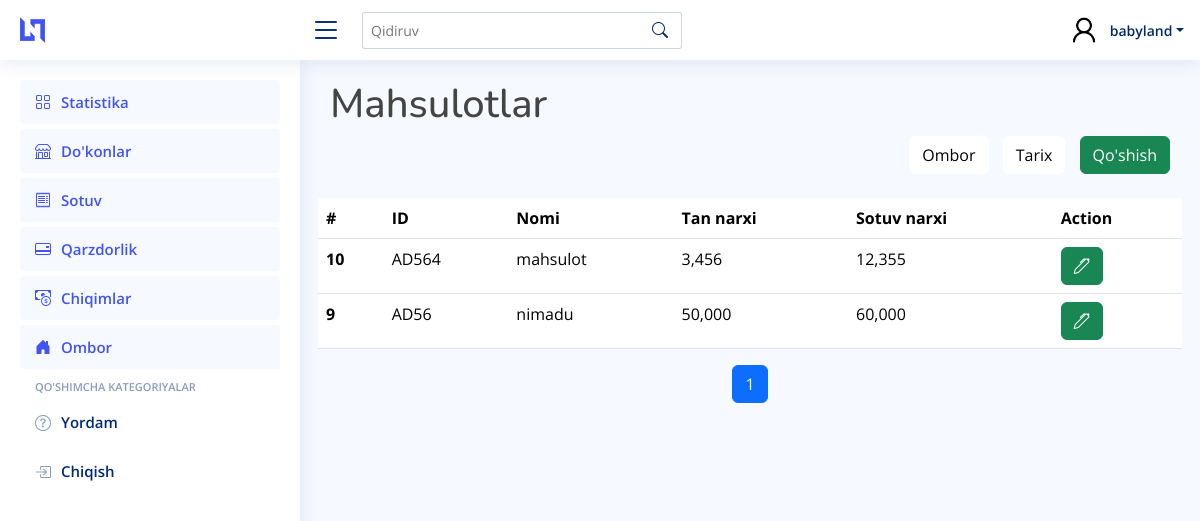
The app's page /storage/products/ (signed in) with its own data.
### main_app/models.py (models this page shows, shortened)
class Product(models.Model):
    name = models.CharField(max_length=250)
    base_price = models.PositiveIntegerField(default=0)
    sale_price = models.PositiveIntegerField(default=0)
    amount = models.PositiveIntegerField(default=0)
    qr_code_id = models.CharField(max_length=250)

### main_app/views.py (the view, shortened to what this page needs)
# urls.py: path("storage/products/", ProductsView.as_view(), name="products"),
@method_decorator(login_required, name='dispatch')
class ProductsView(ListView):
    template_name = "storage/products.html"
    model = Product
    context_object_name = 'products'
    paginate_by = 10
    def get_context_data(self, **kwargs):
        context = super().get_context_data(**kwargs)
        products = Product.objects.all().order_by("-id")
        paginator_products = Paginator(products, self.paginate_by)
        page_number_products = self.request.GET.get('page_products')
        page_obj_products = paginator_products.get_page(page_number_products)
        context["page_obj_products"] = page_obj_products
        return context

### templates/storage/products.html (shortened to what this page needs)
{% extends 'wrapper.html' %}
{% load humanize %}
{% block content %}
<h1>Mahsulotlar</h1>
  <div class="d-flex justify-content-end align-items-center">
    <div>
      <form method="POST">
        <a type="button" class="btn product_a" href="{% url 'main_app:storage' %}">Ombor</a>
        <a type="button" class="btn product_a" href="{% url 'main_app:storage_history' %}">Tarix</a>
        <button type="button" class="btn btn-success" data-bs-toggle="modal" data-bs-target="#exampleModal">Qo'shish</button>
      </form>
    </div>
  </div>
    <div class="row mt-4" style="overflow-x: auto;">
      {% if page_obj_products %}
            <table class="table" >
              <thead>
                <tr>
                  <th scope="col">#</th>
                  <th scope="col">ID</th>
                  <th scope="col">Nomi</th>
                  <th scope="col">Tan narxi</th>
                  <th scope="col">Sotuv narxi</th>
                  <th scope="col">Action</th>
                </tr>
              </thead>
              <tbody>
                {% for i in page_obj_products %}
                <tr>
                  <th scope="row">{{ i.id }}</th>
                  <td>{{ i.qr_code_id }}</td>
                  <td>{{ i.name }}</td>
                  <td>{{ i.base_price|intcomma }}</td>
                  <td>{{ i.sale_price|intcomma }}</td>
                  <td>
                    <div>
                      <form method="POST" class="d-flex justify-content-start align-items-center gap-3">
                        <button type="button" class="btn btn-success edit-btn" data-id="{{ i.id }}" data-bs-toggle="modal"  data-bs-target="#editProduct"> <i class="bi bi-pen"></i></button>
                      </form>
                    </div>
                  </td>
                </tr>
                {% endfor %}
              </tbody>
            </table>
            {% else %}
              <div style="color: gray;font-size:20px;text-align:center">
                Ma'lumot mavjud emas!!!
              </div>
            {% endif %}
            <nav aria-label="Page navigation">
              <ul class="pagination justify-content-center">
                {% for num in page_obj_products.paginator.page_range %}
                  {% if page_obj_products.number == num %}
                    <li class="page-item active"><a class="page-link" href="?page_products={{ num }}">{{ num }}</a></li>
                  {% else %}
                    <li class="page-item"><a class="page-link" href="?page_products={{ num }}">{{ num }}</a></li>
                  {% endif %}
                {% endfor %}
              </ul>
            </nav>
    </div>
{% endblock content %}

### templates/wrapper.html (shortened to what this page needs)
<!DOCTYPE html>
{% load static %}
<html lang="en">
<head>
  <link href="{% static "assets/vendor/bootstrap/css/bootstrap.min.css" %}" rel="stylesheet">
  <link href="{% static 'assets/vendor/bootstrap-icons/bootstrap-icons.css' %}" rel="stylesheet">
  <link href="{% static 'assets/vendor/boxicons/css/boxicons.min.css' %}" rel="stylesheet">
  <link href="{% static 'assets/vendor/quill/quill.snow.css' %}" rel="stylesheet">
  <link href="{% static 'assets/vendor/quill/quill.bubble.css' %}" rel="stylesheet">
  <link href="{% static 'assets/vendor/remixicon/remixicon.css' %}" rel="stylesheet">
  <link href="{% static 'assets/vendor/simple-datatables/style.css' %}" rel="stylesheet">
  <link href="{% static 'assets/css/style.css' %}" rel="stylesheet">
</head>
<body>
  <header id="header" class="header fixed-top d-flex align-items-center">
    <div class="d-flex align-items-center justify-content-between">
      <a href="{% url 'main_app:main' %}" class="logo d-flex align-items-center">
        <img class="d-none d-lg-block" src="{% static 'assets/img/logo.png' %}" alt="">
      </a>
      <i class="bi bi-list toggle-sidebar-btn"></i>
    </div>
    <div class="search-bar">
      <form class="search-form d-flex align-items-center" method="POST">
        <input type="text" name="query" placeholder="Qidiruv" title="Enter search keyword">
        <button type="submit" title="Search" name="search"><i class="bi bi-search"></i></button>
      </form>
    </div>
    <nav class="header-nav ms-auto">
      <ul class="d-flex align-items-center">
        <li class="nav-item dropdown pe-3">
          <a class="nav-link nav-profile d-flex align-items-center pe-0" href="#" data-bs-toggle="dropdown">
            <img src="{% static 'assets/img/Sample_User_Icon (1).png' %}" alt="Profile" class="rounded-circle">
            <span class="d-none d-md-block dropdown-toggle ps-2">{{ request.user.username }}</span>
          </a>
        </li>
      </ul>
    </nav>
  </header>
  <aside id="sidebar" class="sidebar">
    <ul class="sidebar-nav" id="sidebar-nav">
      <li class="nav-item">
        <a class="nav-link " href="{% url 'main_app:main'%}">
          <i class="bi bi-grid"></i>
          <span>Statistika</span>
        </a>
      </li>
      <li class="nav-item">
        <a class="nav-link " href="{% url 'main_app:provinces'%}">
          <i class="bi bi-shop"></i>
          <span>Do'konlar</span>
        </a>
      </li>
      <li class="nav-item">
        <a class="nav-link " href="{% url 'main_app:sale'%}">
          <i class="bi bi-receipt"></i>
          <span>Sotuv</span>
        </a>
      </li>
      <li class="nav-item">
        <a class="nav-link " href="{% url 'main_app:debt'%}">
          <i class="bi bi-credit-card-2-back"></i>
          <span>Qarzdorlik</span>
        </a>
      </li>
      <li class="nav-item">
        <a class="nav-link " href="{% url 'expance_app:expance'%}">
          <i class="bi bi-cash-coin"></i>
          <span>Chiqimlar</span>
        </a>
      </li>
      <li class="nav-item">
        <a class="nav-link " href="{% url 'main_app:storage'%}">
          <i class="bi bi-house-door-fill"></i>
          <span>Ombor</span>
        </a>
      </li>
      <li class="nav-heading">Qo'shimcha Kategoriyalar</li>
      <li class="nav-item">
        <a class="nav-link collapsed"  href="http://t.me/Saidjalol10">
          <i class="bi bi-question-circle"></i>
          <span>Yordam</span>
        </a>
      </li>
      <ul class="nav">
        <li class="nav-item">
          <a id="logout-link" class="nav-link collapsed" href="#">
            <i class="bi bi-box-arrow-in-right"></i>
            <span>Chiqish</span>
          </a>
        </li>
      </ul>
    </ul>
  </aside>
  <main id="main" class="main">
        {% block content %} {% endblock content %}
  </main>
</body>
</html>

### staticfiles/assets/css/style.css (style rules this page uses)
:root { scroll-behavior: smooth; }
body { font-family: "Open Sans", sans-serif; background: #f6f9ff; color: #444444; }
a { color: #4154f1; text-decoration: none; }
h1, h2, h3, h4, h5, h6 { font-family: "Nunito", sans-serif; }
#main { margin-top: 60px; padding: 20px 30px; transition: all 0.3s; }
.logo { line-height: 1; }
@media (min-width: 1200px) { .logo { width: 280px; } }
.logo img { max-height: 26px; margin-right: 6px; }
.header { transition: all 0.5s; z-index: 997; height: 60px; box-shadow: 0px 2px 20px rgba(1, 41, 112, 0.1); background-color: #fff; padding-left: 20px; }
.header .toggle-sidebar-btn { font-size: 32px; padding-left: 10px; cursor: pointer; color: #012970; }
.header .search-bar { min-width: 360px; padding: 0 20px; }
.header .search-form { width: 100%; }
.header .search-form input { border: 0; font-size: 14px; color: #012970; border: 1px solid rgba(1, 41, 112, 0.2); padding: 7px 38px 7px 8px; border-radius: 3px; transition: 0.3s; width: 100%; }
.header .search-form button { border: 0; padding: 0; margin-left: -30px; background: none; }
.header .search-form button i { color: #012970; }
.header-nav ul { list-style: none; }
.header-nav>ul { margin: 0; padding: 0; }
.header-nav .nav-profile { color: #012970; }
.header-nav .nav-profile img { max-height: 36px; }
.header-nav .nav-profile span { font-size: 14px; font-weight: 600; }
.sidebar { position: fixed; top: 60px; left: 0; bottom: 0; width: 300px; z-index: 996; transition: all 0.3s; padding: 20px; overflow-y: auto; scrollbar-width: thin; scrollbar-color: #aab7cf transparent; box-shadow: 0px 0px 20px rgba(1, 41, 112, 0.1); background-color: #fff; }
@media (min-width: 1200px) { #main, #footer { margin-left: 300px; } }
.sidebar-nav { padding: 0; margin: 0; list-style: none; }
.sidebar-nav li { padding: 0; margin: 0; list-style: none; }
.sidebar-nav .nav-item { margin-bottom: 5px; }
.sidebar-nav .nav-heading { font-size: 11px; text-transform: uppercase; color: #899bbd; font-weight: 600; margin: 10px 0 5px 15px; }
.sidebar-nav .nav-link { display: flex; align-items: center; font-size: 15px; font-weight: 600; color: #4154f1; transition: 0.3; background: #f6f9ff; padding: 10px 15px; border-radius: 4px; }
.sidebar-nav .nav-link i { font-size: 16px; margin-right: 10px; color: #4154f1; }
.sidebar-nav .nav-link.collapsed { color: #012970; background: #fff; }
.sidebar-nav .nav-link.collapsed i { color: #899bbd; }

### templates/storage/products.html (style rules this page uses)
table { overflow: auto; }
.product_a { margin-right: 10px; background-color: white; color: black; }

### records on screen
Product: id "10", qr_code_id "AD564", name "mahsulot", base_price "3,456", sale_price "12,355"
Product: id "9", qr_code_id "AD56", name "nimadu", base_price "50,000", sale_price "60,000"

### other values on screen
{{ request.user.username }} "babyland"
{{ num }} "1"
